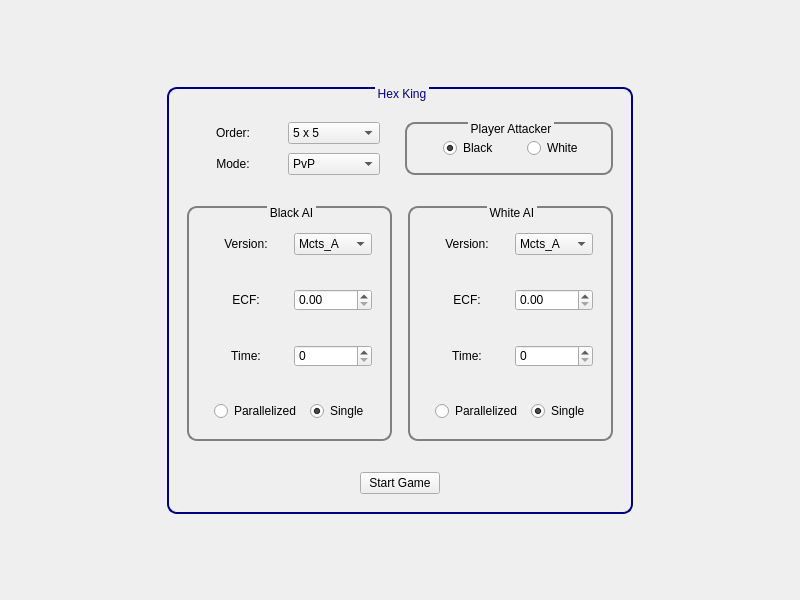
<?xml version="1.0" encoding="UTF-8"?>
<ui version="4.0">
 <class>StartWidget</class>
 <widget class="QWidget" name="StartWidget">
  <property name="enabled">
   <bool>true</bool>
  </property>
  <property name="geometry">
   <rect>
    <x>0</x>
    <y>0</y>
    <width>800</width>
    <height>600</height>
   </rect>
  </property>
  <property name="windowTitle">
   <string>StartWidget</string>
  </property>
  <property name="styleSheet">
   <string notr="true">font: 16pt &quot;JetBrains Mono&quot;;
</string>
  </property>
  <layout class="QGridLayout" name="backLayout">
   <item row="3" column="1">
    <spacer name="_mainBottomSpacer">
     <property name="orientation">
      <enum>Qt::Vertical</enum>
     </property>
     <property name="sizeHint" stdset="0">
      <size>
       <width>20</width>
       <height>40</height>
      </size>
     </property>
    </spacer>
   </item>
   <item row="1" column="0">
    <spacer name="_mainLeftSpacer">
     <property name="orientation">
      <enum>Qt::Horizontal</enum>
     </property>
     <property name="sizeHint" stdset="0">
      <size>
       <width>40</width>
       <height>20</height>
      </size>
     </property>
    </spacer>
   </item>
   <item row="1" column="2">
    <spacer name="_mainRightSpacer">
     <property name="orientation">
      <enum>Qt::Horizontal</enum>
     </property>
     <property name="sizeHint" stdset="0">
      <size>
       <width>40</width>
       <height>20</height>
      </size>
     </property>
    </spacer>
   </item>
   <item row="1" column="1">
    <widget class="QGroupBox" name="mainGroup">
     <property name="styleSheet">
      <string notr="true">QGroupBox#mainGroup{
	font:600 italic 36pt &quot;JetBrains Mono&quot;;
	color:rgb(0, 0, 127);
	border-color:rgb(0, 0, 127);
}

QGroupBox {
	border-width:2px;
	border-style:solid;
	border-radius:10px;
	border-color:gray;
	margin-top:1.6ex;
}

QGroupBox::title{
	subcontrol-origin:margin;
	subcontrol-position:top centorl;
	padding:0 1px;
}
</string>
     </property>
     <property name="title">
      <string>Hex King</string>
     </property>
     <property name="alignment">
      <set>Qt::AlignHCenter|Qt::AlignTop</set>
     </property>
     <property name="flat">
      <bool>false</bool>
     </property>
     <property name="checkable">
      <bool>false</bool>
     </property>
     <layout class="QVBoxLayout" name="verticalLayout_5">
      <property name="topMargin">
       <number>24</number>
      </property>
      <item>
       <layout class="QHBoxLayout" name="infoLayout_1">
        <property name="spacing">
         <number>9</number>
        </property>
        <property name="leftMargin">
         <number>9</number>
        </property>
        <property name="topMargin">
         <number>9</number>
        </property>
        <property name="rightMargin">
         <number>9</number>
        </property>
        <property name="bottomMargin">
         <number>9</number>
        </property>
        <item>
         <layout class="QVBoxLayout" name="infoLayout_4">
          <property name="rightMargin">
           <number>16</number>
          </property>
          <item>
           <layout class="QHBoxLayout" name="orderLayout">
            <item>
             <widget class="QLabel" name="orderLabel">
              <property name="text">
               <string>Order:</string>
              </property>
              <property name="alignment">
               <set>Qt::AlignCenter</set>
              </property>
             </widget>
            </item>
            <item>
             <widget class="QComboBox" name="orderComboBox">
              <property name="currentText">
               <string>5 x 5</string>
              </property>
              <item>
               <property name="text">
                <string>5 x 5</string>
               </property>
              </item>
              <item>
               <property name="text">
                <string>6 x 6</string>
               </property>
              </item>
              <item>
               <property name="text">
                <string>7 x 7</string>
               </property>
              </item>
              <item>
               <property name="text">
                <string>8 x 8</string>
               </property>
              </item>
              <item>
               <property name="text">
                <string>9 x 9</string>
               </property>
              </item>
              <item>
               <property name="text">
                <string>10 x 10</string>
               </property>
              </item>
              <item>
               <property name="text">
                <string>11 x 11</string>
               </property>
              </item>
              <item>
               <property name="text">
                <string>12 x 12</string>
               </property>
              </item>
              <item>
               <property name="text">
                <string>13 x 13</string>
               </property>
              </item>
             </widget>
            </item>
           </layout>
          </item>
          <item>
           <layout class="QHBoxLayout" name="modeLayout">
            <item>
             <widget class="QLabel" name="modeLabel">
              <property name="text">
               <string>Mode:</string>
              </property>
              <property name="alignment">
               <set>Qt::AlignCenter</set>
              </property>
             </widget>
            </item>
            <item>
             <widget class="QComboBox" name="modeComboBox">
              <item>
               <property name="text">
                <string>PvP</string>
               </property>
              </item>
              <item>
               <property name="text">
                <string>PvE</string>
               </property>
              </item>
              <item>
               <property name="text">
                <string>EvE</string>
               </property>
              </item>
              <item>
               <property name="text">
                <string>Debug</string>
               </property>
              </item>
             </widget>
            </item>
           </layout>
          </item>
         </layout>
        </item>
        <item>
         <widget class="QGroupBox" name="attackerGroup">
          <property name="styleSheet">
           <string notr="true">QGroupBox {
	margin-left:2ex;
	margin-right:2ex;
}
</string>
          </property>
          <property name="title">
           <string>Player Attacker</string>
          </property>
          <property name="alignment">
           <set>Qt::AlignCenter</set>
          </property>
          <layout class="QHBoxLayout" name="horizontalLayout_13">
           <property name="spacing">
            <number>9</number>
           </property>
           <property name="leftMargin">
            <number>36</number>
           </property>
           <item>
            <widget class="QRadioButton" name="BlackRadio">
             <property name="layoutDirection">
              <enum>Qt::LeftToRight</enum>
             </property>
             <property name="text">
              <string>Black</string>
             </property>
             <property name="checked">
              <bool>true</bool>
             </property>
            </widget>
           </item>
           <item>
            <widget class="QRadioButton" name="WhiteRadio">
             <property name="layoutDirection">
              <enum>Qt::LeftToRight</enum>
             </property>
             <property name="text">
              <string>White</string>
             </property>
            </widget>
           </item>
          </layout>
         </widget>
        </item>
       </layout>
      </item>
      <item>
       <layout class="QHBoxLayout" name="infoLayout_2">
        <property name="spacing">
         <number>16</number>
        </property>
        <property name="sizeConstraint">
         <enum>QLayout::SetDefaultConstraint</enum>
        </property>
        <property name="leftMargin">
         <number>9</number>
        </property>
        <property name="topMargin">
         <number>16</number>
        </property>
        <property name="rightMargin">
         <number>9</number>
        </property>
        <property name="bottomMargin">
         <number>16</number>
        </property>
        <item>
         <widget class="QGroupBox" name="blackAIGroup">
          <property name="title">
           <string>Black AI</string>
          </property>
          <property name="alignment">
           <set>Qt::AlignCenter</set>
          </property>
          <layout class="QVBoxLayout" name="verticalLayout_3">
           <property name="spacing">
            <number>16</number>
           </property>
           <property name="topMargin">
            <number>16</number>
           </property>
           <item>
            <layout class="QHBoxLayout" name="b_versionLayout">
             <property name="spacing">
              <number>9</number>
             </property>
             <property name="leftMargin">
              <number>9</number>
             </property>
             <property name="topMargin">
              <number>9</number>
             </property>
             <property name="rightMargin">
              <number>9</number>
             </property>
             <property name="bottomMargin">
              <number>9</number>
             </property>
             <item>
              <widget class="QLabel" name="b_versionLabel">
               <property name="text">
                <string>Version:</string>
               </property>
               <property name="alignment">
                <set>Qt::AlignCenter</set>
               </property>
              </widget>
             </item>
             <item>
              <widget class="QComboBox" name="b_versionCombo">
               <item>
                <property name="text">
                 <string>Mcts_A</string>
                </property>
               </item>
               <item>
                <property name="text">
                 <string>Mcts_E</string>
                </property>
               </item>
               <item>
                <property name="text">
                 <string>Mcts_G</string>
                </property>
               </item>
              </widget>
             </item>
            </layout>
           </item>
           <item>
            <layout class="QHBoxLayout" name="b_ecfLayout">
             <property name="spacing">
              <number>9</number>
             </property>
             <property name="leftMargin">
              <number>9</number>
             </property>
             <property name="topMargin">
              <number>9</number>
             </property>
             <property name="rightMargin">
              <number>9</number>
             </property>
             <property name="bottomMargin">
              <number>9</number>
             </property>
             <item>
              <widget class="QLabel" name="b_ecflabel">
               <property name="text">
                <string>ECF:</string>
               </property>
               <property name="alignment">
                <set>Qt::AlignCenter</set>
               </property>
              </widget>
             </item>
             <item>
              <widget class="QDoubleSpinBox" name="b_doubleSpin">
               <property name="alignment">
                <set>Qt::AlignLeading|Qt::AlignLeft|Qt::AlignVCenter</set>
               </property>
               <property name="maximum">
                <double>2.000000000000000</double>
               </property>
               <property name="singleStep">
                <double>0.010000000000000</double>
               </property>
              </widget>
             </item>
            </layout>
           </item>
           <item>
            <layout class="QHBoxLayout" name="b_TimeLayout">
             <property name="spacing">
              <number>9</number>
             </property>
             <property name="leftMargin">
              <number>9</number>
             </property>
             <property name="topMargin">
              <number>9</number>
             </property>
             <property name="rightMargin">
              <number>9</number>
             </property>
             <property name="bottomMargin">
              <number>9</number>
             </property>
             <item>
              <widget class="QLabel" name="b_TimeLabel">
               <property name="text">
                <string>Time:</string>
               </property>
               <property name="alignment">
                <set>Qt::AlignCenter</set>
               </property>
              </widget>
             </item>
             <item>
              <widget class="QSpinBox" name="b_Time_SpinBox">
               <property name="maximum">
                <number>300</number>
               </property>
              </widget>
             </item>
            </layout>
           </item>
           <item>
            <layout class="QHBoxLayout" name="b_threadLayout">
             <property name="spacing">
              <number>9</number>
             </property>
             <property name="leftMargin">
              <number>16</number>
             </property>
             <property name="topMargin">
              <number>9</number>
             </property>
             <property name="rightMargin">
              <number>9</number>
             </property>
             <property name="bottomMargin">
              <number>9</number>
             </property>
             <item>
              <widget class="QRadioButton" name="b_ParallelizedRadio">
               <property name="text">
                <string>Parallelized</string>
               </property>
               <property name="checked">
                <bool>false</bool>
               </property>
              </widget>
             </item>
             <item>
              <widget class="QRadioButton" name="b_SingleRadio">
               <property name="text">
                <string>Single </string>
               </property>
               <property name="checked">
                <bool>true</bool>
               </property>
              </widget>
             </item>
            </layout>
           </item>
          </layout>
         </widget>
        </item>
        <item>
         <widget class="QGroupBox" name="whiteAIGroup">
          <property name="title">
           <string>White AI</string>
          </property>
          <property name="alignment">
           <set>Qt::AlignCenter</set>
          </property>
          <layout class="QVBoxLayout" name="verticalLayout_4">
           <property name="spacing">
            <number>16</number>
           </property>
           <property name="topMargin">
            <number>16</number>
           </property>
           <item>
            <layout class="QHBoxLayout" name="w_versionLayout">
             <property name="spacing">
              <number>9</number>
             </property>
             <property name="leftMargin">
              <number>9</number>
             </property>
             <property name="topMargin">
              <number>9</number>
             </property>
             <property name="rightMargin">
              <number>9</number>
             </property>
             <property name="bottomMargin">
              <number>9</number>
             </property>
             <item>
              <widget class="QLabel" name="w_versionLabel">
               <property name="text">
                <string>Version:</string>
               </property>
               <property name="alignment">
                <set>Qt::AlignCenter</set>
               </property>
              </widget>
             </item>
             <item>
              <widget class="QComboBox" name="w_versionCombo">
               <item>
                <property name="text">
                 <string>Mcts_A</string>
                </property>
               </item>
               <item>
                <property name="text">
                 <string>Mcts_E</string>
                </property>
               </item>
               <item>
                <property name="text">
                 <string>Mcts_G</string>
                </property>
               </item>
              </widget>
             </item>
            </layout>
           </item>
           <item>
            <layout class="QHBoxLayout" name="w_ecfLayout">
             <property name="spacing">
              <number>9</number>
             </property>
             <property name="leftMargin">
              <number>9</number>
             </property>
             <property name="topMargin">
              <number>9</number>
             </property>
             <property name="rightMargin">
              <number>9</number>
             </property>
             <property name="bottomMargin">
              <number>9</number>
             </property>
             <item>
              <widget class="QLabel" name="w_ecflabel">
               <property name="text">
                <string>ECF:</string>
               </property>
               <property name="alignment">
                <set>Qt::AlignCenter</set>
               </property>
              </widget>
             </item>
             <item>
              <widget class="QDoubleSpinBox" name="w_doubleSpin">
               <property name="maximum">
                <double>2.000000000000000</double>
               </property>
               <property name="singleStep">
                <double>0.010000000000000</double>
               </property>
              </widget>
             </item>
            </layout>
           </item>
           <item>
            <layout class="QHBoxLayout" name="w_TimeLayout">
             <property name="spacing">
              <number>9</number>
             </property>
             <property name="leftMargin">
              <number>9</number>
             </property>
             <property name="topMargin">
              <number>9</number>
             </property>
             <property name="rightMargin">
              <number>9</number>
             </property>
             <property name="bottomMargin">
              <number>9</number>
             </property>
             <item>
              <widget class="QLabel" name="w_TimeLabel">
               <property name="text">
                <string>Time:</string>
               </property>
               <property name="alignment">
                <set>Qt::AlignCenter</set>
               </property>
              </widget>
             </item>
             <item>
              <widget class="QSpinBox" name="w_Time_SpinBox">
               <property name="maximum">
                <number>300</number>
               </property>
              </widget>
             </item>
            </layout>
           </item>
           <item>
            <layout class="QHBoxLayout" name="w_threadLayout">
             <property name="spacing">
              <number>9</number>
             </property>
             <property name="leftMargin">
              <number>16</number>
             </property>
             <property name="topMargin">
              <number>9</number>
             </property>
             <property name="rightMargin">
              <number>9</number>
             </property>
             <property name="bottomMargin">
              <number>9</number>
             </property>
             <item>
              <widget class="QRadioButton" name="w_ParallelizedRadio">
               <property name="text">
                <string>Parallelized</string>
               </property>
               <property name="checked">
                <bool>false</bool>
               </property>
              </widget>
             </item>
             <item>
              <widget class="QRadioButton" name="w_SingleRadio">
               <property name="text">
                <string>Single </string>
               </property>
               <property name="checked">
                <bool>true</bool>
               </property>
              </widget>
             </item>
            </layout>
           </item>
          </layout>
         </widget>
        </item>
       </layout>
      </item>
      <item>
       <layout class="QHBoxLayout" name="infoLayout_3">
        <property name="spacing">
         <number>9</number>
        </property>
        <property name="leftMargin">
         <number>9</number>
        </property>
        <property name="topMargin">
         <number>9</number>
        </property>
        <property name="rightMargin">
         <number>9</number>
        </property>
        <property name="bottomMargin">
         <number>9</number>
        </property>
        <item>
         <spacer name="startButtonLeftSpacer">
          <property name="orientation">
           <enum>Qt::Horizontal</enum>
          </property>
          <property name="sizeHint" stdset="0">
           <size>
            <width>40</width>
            <height>20</height>
           </size>
          </property>
         </spacer>
        </item>
        <item>
         <widget class="QPushButton" name="startButton">
          <property name="styleSheet">
           <string notr="true">font: 600 italic 24pt &quot;JetBrains Mono&quot;;</string>
          </property>
          <property name="text">
           <string>Start Game</string>
          </property>
         </widget>
        </item>
        <item>
         <spacer name="startButtonRightSpacer">
          <property name="orientation">
           <enum>Qt::Horizontal</enum>
          </property>
          <property name="sizeHint" stdset="0">
           <size>
            <width>40</width>
            <height>20</height>
           </size>
          </property>
         </spacer>
        </item>
       </layout>
      </item>
     </layout>
    </widget>
   </item>
   <item row="0" column="1">
    <spacer name="_mainTopSpacer">
     <property name="orientation">
      <enum>Qt::Vertical</enum>
     </property>
     <property name="sizeHint" stdset="0">
      <size>
       <width>20</width>
       <height>40</height>
      </size>
     </property>
    </spacer>
   </item>
  </layout>
 </widget>
 <resources/>
 <connections/>
</ui>
